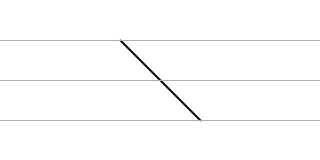
Frame 1 (no input)
Frame 60 (the mouse pressed at the canvas centre just before this capture): identical to frame 1, image omitted
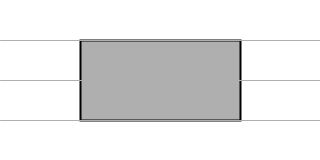
Frame 120 (the mouse held since frame 60 and released just before this capture)

The Processing sketch that drew these frames (run headless with seeded random() and noise(); from frame 60 on, the mouse is pressed at the canvas centre):

// Processing sketch: conditionals_four_rows
// ── conditionals_four_rows.pde
void setup() {
  size(320, 160);
  pixelDensity(2);
}

void draw() {
  background(255);
  rectMode(CENTER);
  fill(175);
  stroke(0);
  strokeWeight(2);
  
  if (mouseY < height / 4) {
    line(120, height / 4, 200, 120);
  } else if (mouseY < height / 2) {
    square(width / 2, height / 2, 80);
  } else if (mouseY < 3 * height / 4) {
    rect(width / 2, height / 2, 160, 80);
  } else {
    circle(width / 2, height / 2, 80);
  }
  
  strokeWeight(1);
  stroke(175);
  line(0, height / 4, width, height / 4);
  line(0, height / 2, width, height / 2);
  line(0, 3 * height / 4, width, 3 * height / 4);
}
